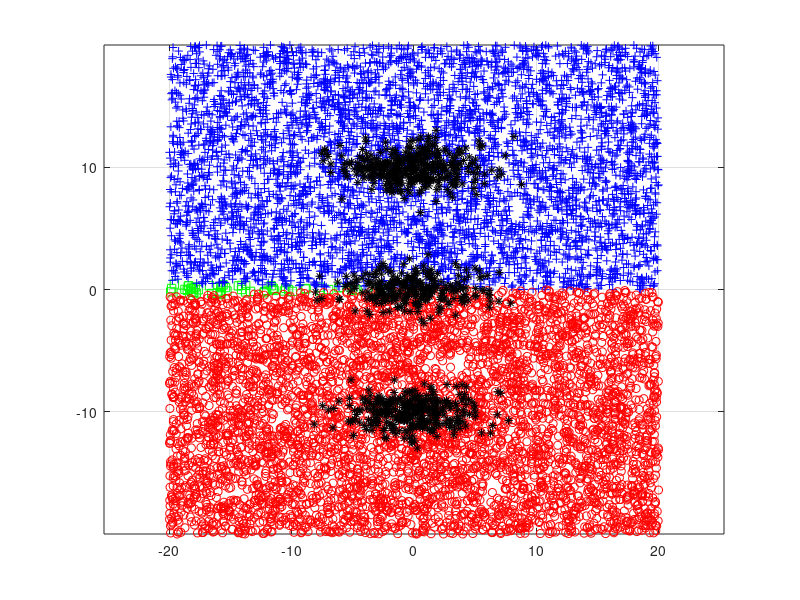

MATLAB code for this plot:
% Matlab example: classification by regression with indicator matrix
rng('default') %initialize seed for random number generator
rng(1)

%class conditional means
mu1=[0;0];
mu2=[0;10];
mu3=[0;-10];


Sigma = [8 0; 0 1]; % covariance
N=1000; % number of data points
y = zeros(N,3);
x = zeros(2,N);
b= rand(N,1);

for j=1:N
    if (0 <= b(j))&(b(j) <.3)
        Z(j,:) = [1 0 0];
        x(:,j) = mvnrnd(mu1,Sigma);
    elseif (.3<= b(j))&(b(j) < .7)
        Z(j,:) = [0 1 0];
        x(:,j) = mvnrnd(mu2,Sigma);
    elseif (.7<= b(j))&(b(j) <=1)
        Z(j,:) = [0 0 1];
        x(:,j) = mvnrnd(mu3,Sigma);
    end
end
D=x';
B=((D'*D)^(-1))*(D')*Z;
M=10000;
xt=40*(rand(2,M)-.5);
fhat = xt'*B;
[A C]=max(fhat');
CI1=find(C==1);
CI2=find(C==2);
CI3=find(C==3);
plot(xt(1,CI1),xt(2,CI1),'sg', xt(1,CI2),xt(2,CI2),'+b', ...
    xt(1,CI3),xt(2,CI3),'or',x(1,:),x(2,:),'*k')
axis equal
grid on
